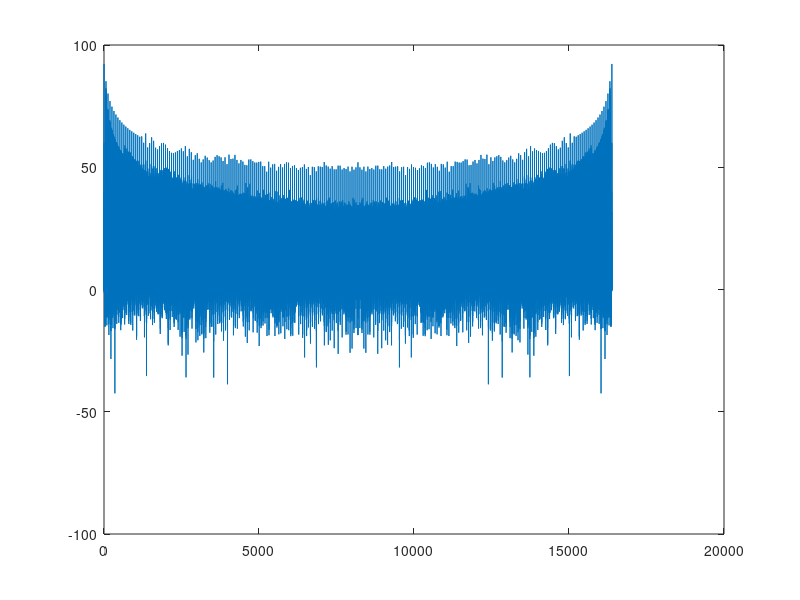
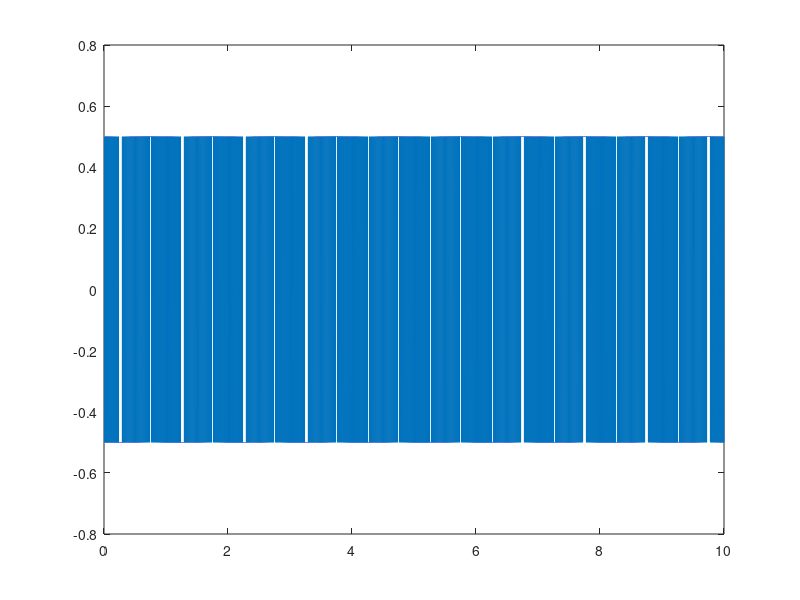
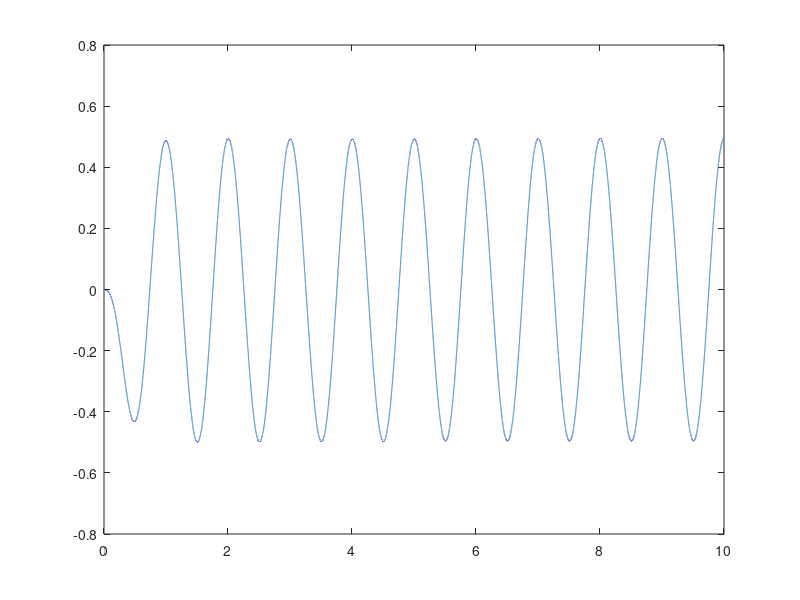
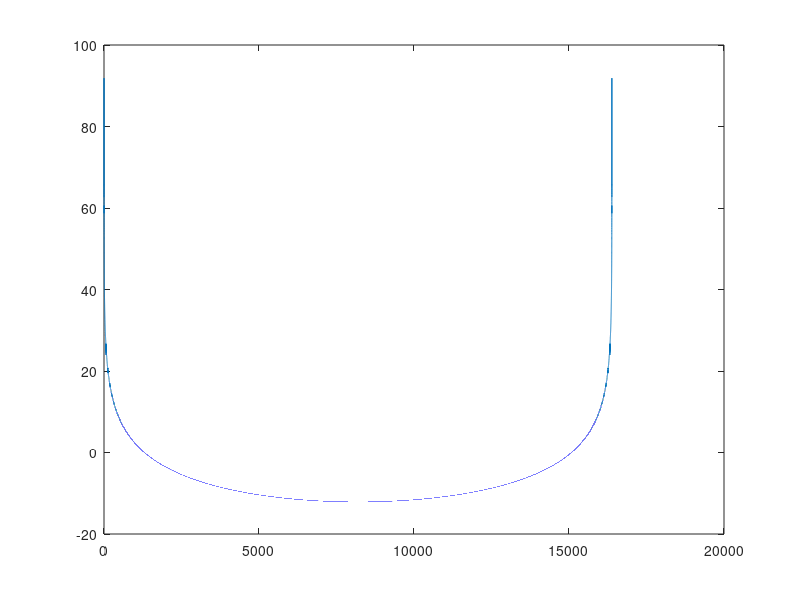

Source code (MATLAB) for these figures, in order:
pkg load signal;
pkg load control;

% N = number of duty cycles/second
% M = effective PWM resolution
N=64;M=256;
t=linspace(0, 10, 10*M*N);
%t=linspace(0, 100, 100*M*N);
sample_time=floor(N*t)/N;
offset = N*(t-sample_time);
% 1 Hz PWM signal
y = (0.5*sin(2*pi*sample_time) + 0.5 < offset)-0.5;
n=[0:size(y)(2)-1]*N*M/size(y)(2);

% plot spectrum
% TODO trim off second half of spectrum because of the sampling limit stuff
plot(n, 20*log10(abs(fft(y))));
figure;
plot(t, y);

L=1/(2*pi);
C=1/(2*pi);
R=1;
Rl=100;

s = tf('s');
%filt = 1/(1+s/(2*pi));
%filt = 1/((1+s/(2*pi))^2);
filt = 1/(C*s+1/Rl)/(L*s+1/(C*s+1/Rl)+R);
[y_filtered, t_sim] = lsim(filt,y,t);
%disp(zerocrossing(t_sim, y_filtered));

figure;
plot(t_sim, y_filtered);
%compare = 0.5.*sin(2.*pi.*t_sim+pi/2);
%figure;
%plot(t_sim, y_filtered-compare);

figure;
plot(n, 20*log10(abs(fft(y_filtered))));
